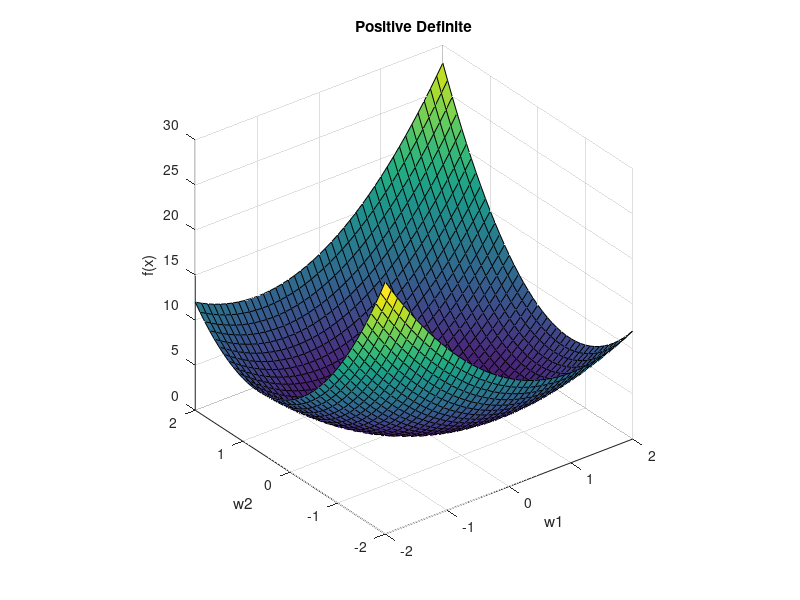
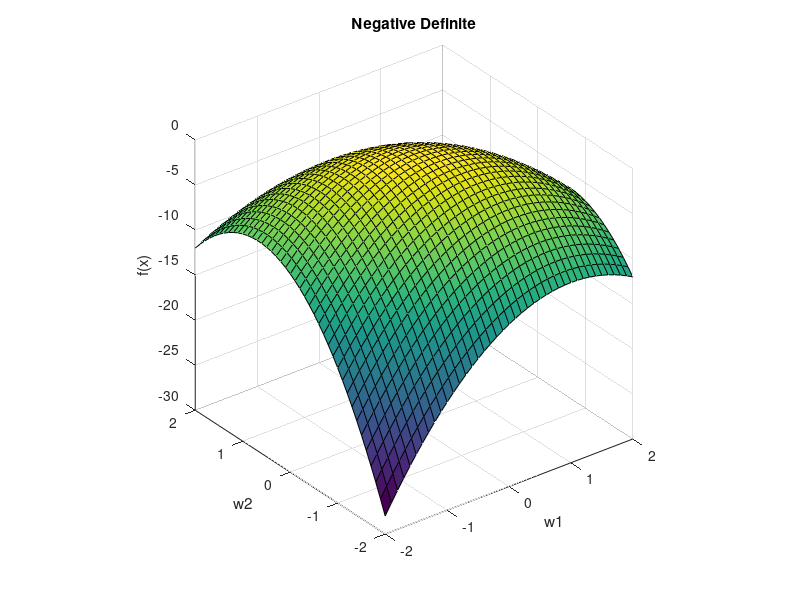
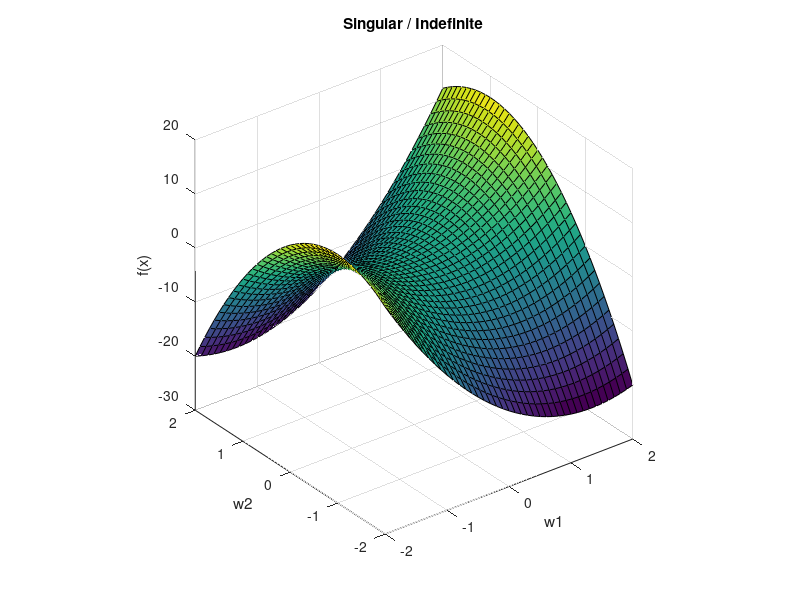
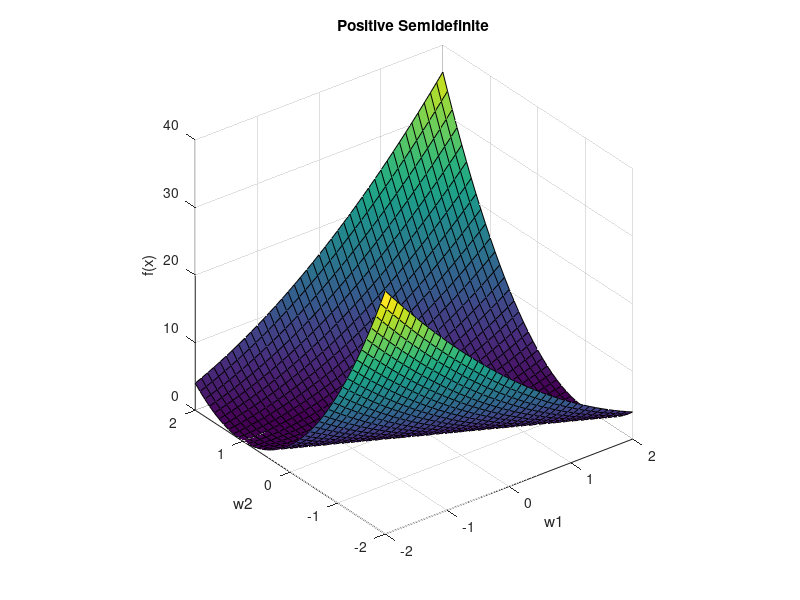

The MATLAB script that drew these images, in order:
%-----------------------------------------------------------
% This short (and not well written) MATLAB script is meant
% to generate 4 3D surface plots of example 2x2 matrices, as
% well as documenting some basic information/properties to 
% understand the results.
%-----------------------------------------------------------

%-----------------------------------------------------------
% SHORTENED BACKGROUND INFORMATION
%
% These 4 matrices represent different classes of matrices:
%
% - positive definite
% - negative definite
% - indefinite
% - positive semidefinite
%
% The quadratic form of a matrix can be defined as:
%              
%      Q(A) = x' A x
%
% where
%
%      x = [x1  x2]'
%
% and the entries are varied over a region (and act as the
% independent variables in the surface plot). For a generic
% 2x2 matrix
%
%          +-        -+
%          |  a    b  |
%      A = |          |
%          |  c    d  |
%          +-        -+
%
% a the quadratic form can be written simply as:
%
%                 2                     2
%      Q(A) = a x1  + (b+c) x1 x2 + d x2
% 
% Closed form representations of the quadratic form become
% cumbersome for higher dimension matrices.
%
% Note that while a matrix has one quadratic representation,
% a quadratic form *DOES NOT* represent only one matrix.
% This can be most easily seen in our general Q(A) form for
% a 2x2 matrix. The (b+c) term has an infinite number of
% solutions for b+c = someValue.
%
% The definiteness of a matrix can be defined based on its
% quadratic form. A matrix is:
%
% positive definite if Q(x) > 0
% positive semidefinite if Q(x) >= 0
% negative definite if Q(x) < 0
% negagative semidefinite if Q(x) <= 0
% indefinite if Q(x) can be both positive/negative
%
%               n
% for x != 0 ∈ R
%-----------------------------------------------------------



% Positive-Definite Matrix 
% req eigenvalues > 0
%   +-        -+
%   |  2    1  |
%   |          |
%   |  1    3  |
%   +-        -+
posDef = [2 1; 1 3];

% Negative-Definite Matrix
% req eigenvalues < 0
%   +-          -+
%   |  -2    -1  |
%   |            |
%   |  -1    -3  |
%   +-          -+
negDef = [-2 -1; -1 -3];

% Indefinite / Singular matrix
% req determinant = 0
% eigenvalue sign indeterminant
%   +-        -+
%   |  3    6  |
%   |          |
%   | -2   -4  |
%   +-        -+
sing = [3, 6; -2, -4];

% Positive-Semidefinite Matrix
% req eigenvalues >= 0
% symmetric
% rows are not linearly independent
%   +-        -+
%   |  1    2  |
%   |          |
%   |  2    4  |
%   +-        -+
inDef = [1, 2; 2, 4];


% sampling points
xi = -2:.1:2;

% initialize output containers
quadform1 = zeros( length(xi) );
quadform2 = zeros( length(xi) );
quadform3 = zeros( length(xi) );
quadform4 = zeros( length(xi) );

% double loop
for i = 1 : length(xi)

    for j = 1 : length(xi)

        % create w vector
        % note: here we transpose the vector to create a 
        % column vector in order to match the traditional
        % way of writing the qudratic form
        x = [xi(i) xi(j)]';

        nFact = 1;
        % compute the normalization factor. if we enable
        % this, the surfaces are transformed into a 
        % representation that will show the eigenvector
        % solutions. The ridges/valleys in the resulting
        % 3D surface correspond to the eigenvectors
        %nFact = w' * w;

        % compute quad form of posDef
        quadform1(i,j) = x' * posDef * x / nFact;
        quadform2(i,j) = x' * negDef * x / nFact;
        quadform3(i,j) = x' * inDef  * x / nFact;
        quadform4(i,j) = x' * sing   * x / nFact;


    end % end of j loop
end % end of i loop

% plotting stuff
figure(1), clf
surf(xi, xi, quadform1')
title("Positive Definite")
xlabel('w1')
ylabel('w2')
zlabel('f(x)')
rotate3d on
axis square

figure(2), clf
surf(xi, xi, quadform2')
title("Negative Definite")
xlabel('w1')
ylabel('w2')
zlabel('f(x)')
rotate3d on
axis square

figure(3), clf
surf(xi, xi, quadform4')
title("Singular / Indefinite")
xlabel('w1')
ylabel('w2')
zlabel('f(x)')
rotate3d on
axis square

figure(4), clf
surf(xi, xi, quadform3')
title("Positive Semidefinite")
xlabel('w1')
ylabel('w2')
zlabel('f(x)')
rotate3d on
axis square